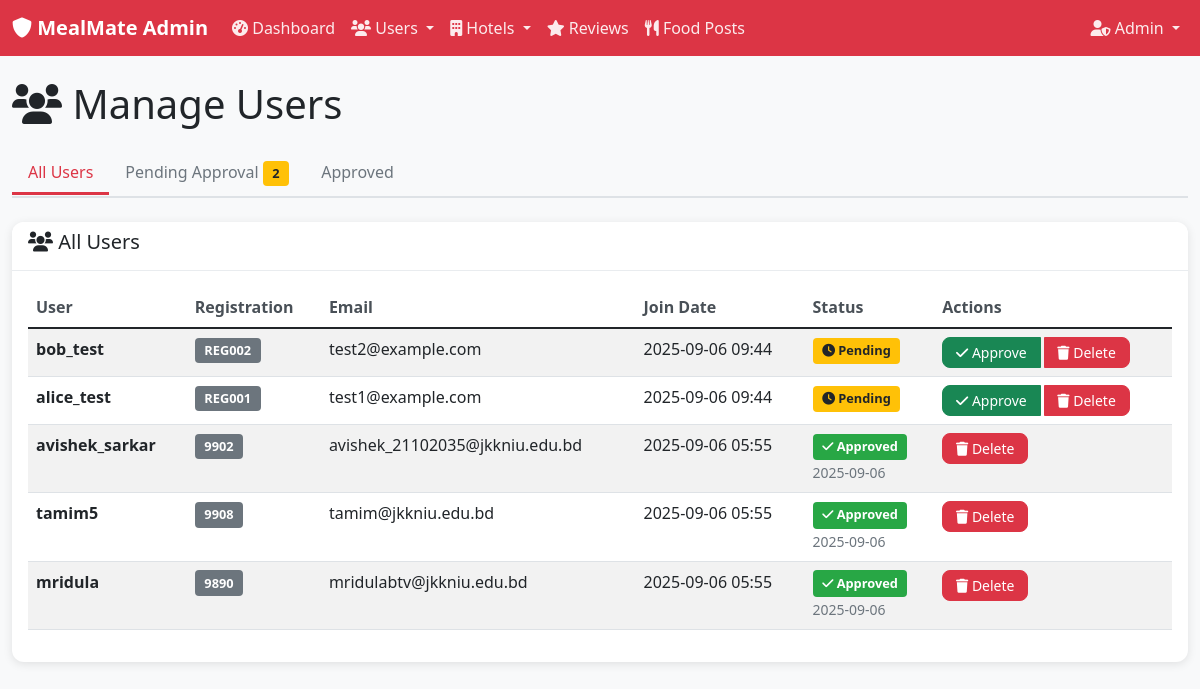
Page /admin/users (signed in) on the committed database.
### models.py (models this page shows, shortened)
class User(db.Model):
    __tablename__ = 'users'
    id = db.Column(db.Integer, primary_key=True)
    username = db.Column(db.String(80), unique=True, nullable=False)
    reg_number = db.Column(db.String(20), unique=True, nullable=False)
    email = db.Column(db.String(120), unique=True, nullable=False)
    password_hash = db.Column(db.String(255), nullable=False)
    created_at = db.Column(db.DateTime, default=datetime.utcnow)
    is_active = db.Column(db.Boolean, default=True)
    is_approved = db.Column(db.Boolean, default=False)  # Admin approval required
    approved_by = db.Column(db.Integer, db.ForeignKey('admins.id'), nullable=True)
    approved_at = db.Column(db.DateTime, nullable=True)
    reviews = db.relationship('Review', backref='user', lazy=True, cascade='all, delete-orphan')
    food_posts = db.relationship('StudentFoodPost', backref='user', lazy=True, cascade='all, delete-orphan')

### app.py (the view)
    @app.route('/admin/users')
    def admin_users():
        if not require_admin_login():
            return redirect(url_for('admin_login'))
        status = request.args.get('status', 'all')
        if status == 'pending':
            users = User.query.filter_by(is_approved=False, is_active=True).order_by(User.created_at.desc()).all()
        elif status == 'approved':
            users = User.query.filter_by(is_approved=True, is_active=True).order_by(User.created_at.desc()).all()
        else:
            users = User.query.filter_by(is_active=True).order_by(User.created_at.desc()).all()
        return render_template('admin/users.html', users=users, status=status, current_admin=get_current_admin())

### templates/admin/users.html (shortened to what this page needs)
{% extends "admin/base.html" %}
{% block content %}
<div class="row">
    <div class="col-12">
        <h1 class="mb-4">
            <i class="fas fa-users"></i> Manage Users
        </h1>
    </div>
</div>
<div class="row mb-4">
    <div class="col-12">
        <ul class="nav nav-tabs">
            <li class="nav-item">
                <a class="nav-link {{ 'active' if status == 'all' else '' }}"
                   href="{{ url_for('admin_users', status='all') }}">All Users</a>
            </li>
            <li class="nav-item">
                <a class="nav-link {{ 'active' if status == 'pending' else '' }}"
                   href="{{ url_for('admin_users', status='pending') }}">
                   Pending Approval <span class="badge bg-warning">{{ users|selectattr('is_approved', 'equalto', False)|list|length }}</span>
                </a>
            </li>
            <li class="nav-item">
                <a class="nav-link {{ 'active' if status == 'approved' else '' }}"
                   href="{{ url_for('admin_users', status='approved') }}">Approved</a>
            </li>
        </ul>
    </div>
</div>
<div class="row">
    <div class="col-12">
        <div class="card">
            <div class="card-header">
                <h5>
                    {% if status == 'pending' %}
                        <i class="fas fa-clock text-warning"></i> Pending User Approvals
                    {% elif status == 'approved' %}
                        <i class="fas fa-check-circle text-success"></i> Approved Users
                    {% else %}
                        <i class="fas fa-users"></i> All Users
                    {% endif %}
                </h5>
            </div>
            <div class="card-body">
                {% if users %}
                <div class="table-responsive">
                    <table class="table table-striped">
                        <thead>
                            <tr>
                                <th>User</th>
                                <th>Registration</th>
                                <th>Email</th>
                                <th>Join Date</th>
                                <th>Status</th>
                                <th>Actions</th>
                            </tr>
                        </thead>
                        <tbody>
                            {% for user in users %}
                            <tr id="user-{{ user.id }}">
                                <td>
                                    <strong>{{ user.username }}</strong>
                                </td>
                                <td>
                                    <span class="badge bg-secondary">{{ user.reg_number }}</span>
                                </td>
                                <td>{{ user.email }}</td>
                                <td>{{ user.created_at.strftime('%Y-%m-%d %H:%M') }}</td>
                                <td>
                                    {% if user.is_approved %}
                                        <span class="badge bg-success">
                                            <i class="fas fa-check"></i> Approved
                                        </span>
                                        {% if user.approved_at %}
                                            <br><small class="text-muted">{{ user.approved_at.strftime('%Y-%m-%d') }}</small>
                                        {% endif %}
                                    {% else %}
                                        <span class="badge bg-warning">
                                            <i class="fas fa-clock"></i> Pending
                                        </span>
                                    {% endif %}
                                </td>
                                <td>
                                    <div class="btn-group" role="group">
                                        {% if not user.is_approved %}
                                            <button class="btn btn-success btn-sm"
                                                    onclick="approveUser({{ user.id }}, '{{ user.username }}')">
                                                <i class="fas fa-check"></i> Approve
                                            </button>
                                        {% endif %}
                                        <button class="btn btn-danger btn-sm"
                                                onclick="deleteUser({{ user.id }}, '{{ user.username }}')">
                                            <i class="fas fa-trash"></i> Delete
                                        </button>
                                    </div>
                                </td>
                            </tr>
                            {% endfor %}
                        </tbody>
                    </table>
                </div>
                {% endif %}
            </div>
        </div>
    </div>
</div>
{% endblock %}

### static/css/admin.css (style rules this page uses)
body { background-color: #f8f9fa; }
.card { border: none; border-radius: 12px; box-shadow: 0 2px 10px rgba(0, 0, 0, 0.1); margin-bottom: 1.5rem; }
.card-header { background-color: white; border-bottom: 1px solid #e9ecef; border-radius: 12px 12px 0 0 !important; font-weight: 600; }
.table th { font-weight: 600; color: #495057; border-top: none; }
.badge { font-size: 0.8rem; padding: 0.4rem 0.6rem; }
.btn { border-radius: 8px; font-weight: 500; }
.btn-sm { padding: 0.25rem 0.8rem; font-size: 0.875rem; }
.nav-tabs { border-bottom: 2px solid #dee2e6; }
.nav-tabs .nav-link { color: #6c757d; font-weight: 500; border: none; border-bottom: 3px solid transparent; border-radius: 0; }
.nav-tabs .nav-link.active { color: #dc3545; border-bottom-color: #dc3545; background-color: transparent; }
.table-responsive { border-radius: 8px; }
.btn-group .btn { margin-right: 0.25rem; }
.btn-group .btn:last-child { margin-right: 0; }
.badge.bg-success { background-color: #28a745 !important; }
.badge.bg-warning { background-color: #ffc107 !important; color: #212529 !important; }
.badge.bg-secondary { background-color: #6c757d !important; }

### rows in the picture
User: username "bob_test", reg_number "REG002", email "test2@example.com", created_at "2025-09-06 09:44", is_approved False (drawn)
User: username "alice_test", reg_number "REG001", email "test1@example.com", created_at "2025-09-06 09:44", is_approved False (drawn)
User: username "avishek_sarkar", reg_number "9902", email "avishek_21102035@jkkniu.edu.bd", created_at "2025-09-06 05:55", approved_at "2025-09-06"
User: username "tamim5", reg_number "9908", email "tamim@jkkniu.edu.bd", created_at "2025-09-06 05:55", approved_at "2025-09-06"
User: username "mridula", reg_number "9890", email "mridulabtv@jkkniu.edu.bd", created_at "2025-09-06 05:55", approved_at "2025-09-06"

### other values in the picture
{{ users|selectattr('is_approved', 'equalto', False)|list|length }} "2"
